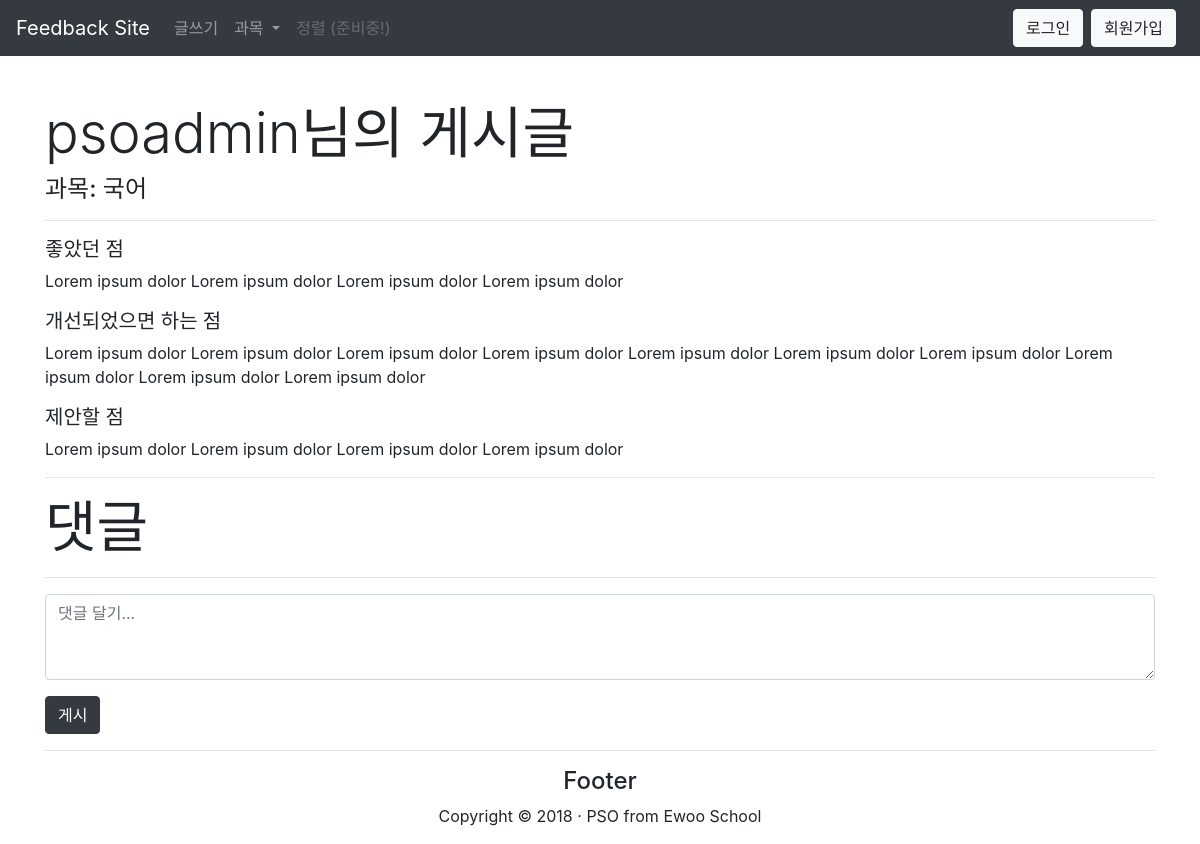
/detail/2/, run on an earlier commit of the app's database.
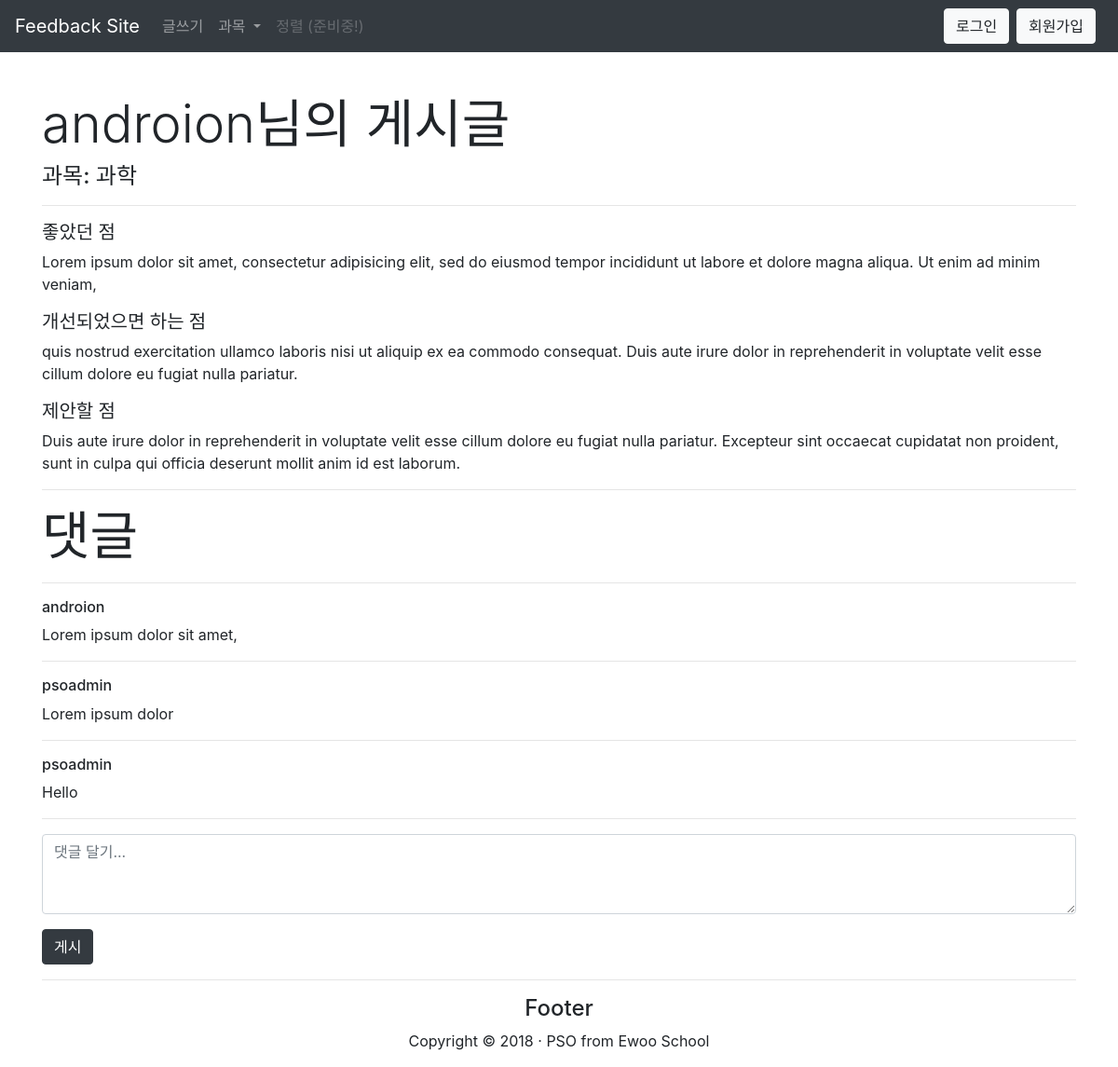
And on a later commit of the database.
### feedback/models.py (models this page shows, shortened)
class Post(models.Model):
    subject = models.ForeignKey('feedback.Subject', default=1, on_delete=models.CASCADE)
    user = models.ForeignKey(User, on_delete=models.CASCADE)
    goodPoint = models.TextField(verbose_name='좋았던 점', default=' ')
    improvingPoint = models.TextField(verbose_name='개선되었으면 하는 점', default=' ')
    anotherPoint = models.TextField(verbose_name='하고싶은 말', default=' ')
    created_date = models.DateTimeField(auto_now=True)
    numOfLike = models.IntegerField(default=0)
    def __str__(self):
        return str(self.user)

class Subject(models.Model):
    subject = models.CharField(max_length=20, verbose_name='과목')
    created_date = models.DateTimeField(auto_now=True)
    def __str__(self):
        return str(self.subject)

class Comment(models.Model):
    post = models.ForeignKey('feedback.Post', on_delete=models.CASCADE)
    user = models.CharField(verbose_name="작성자", max_length=256)
    commentDesc = models.TextField(verbose_name='댓글', default=' ')
    created_date = models.DateTimeField(auto_now=True)
    def __str__(self):
        return str(self.commentDesc)

### feedback/views.py (the view)
# urls.py: url(r'^detail/(?P<post_id>\d+)/$', views.detail, name='detail'),
def detail(request, post_id):
    if request.method == "POST":
        form = CommentForm(request.POST)
        if form.is_valid():
            comment = form.save(commit=False)
            comment.post = Post.objects.get(id = post_id)
            comment.user = request.user
            comment.created_date = timezone.now()
            comment.save()
            return redirect('/detail/{}'.format(post_id))
    else:
        form = CommentForm()
    subjects = Subject.objects.filter(created_date__lte=timezone.now()).order_by('created_date')
    posts = Post.objects.filter(id = post_id)
    comments = Comment.objects.filter(post = post_id).order_by('created_date').reverse()
    return render(request, 'detail.html', {'posts':posts, 'subjects':subjects, 'comments':comments, 'form':form})

### feedback/forms.py
class CommentForm(forms.ModelForm):
    class Meta:
        model = Comment
        fields = ('commentDesc',)

### feedback/templates/detail.html (shortened to what this page needs)
{% extends 'base.html' %}
{% block content %}
    {% for post in posts %}
        <h1 class="display-4">{{ post }}님의 게시글</h1>
        <div class="content">
            <h4 class="category">과목: {{ post.subject }}</h4>
            <hr>
            <h5>좋았던 점</h5>
            <p class="description">{{ post.goodPoint|linebreaksbr }}</p>
            <h5>개선되었으면 하는 점</h5>
            <p class="description">{{ post.improvingPoint|linebreaksbr }}</p>
            <h5>제안할 점</h5>
            <p class="description">{{ post.anotherPoint|linebreaksbr }}</p>
            <hr>
        </div>
        <h1 class="display-4">댓글</h1>
        <hr>
        {% for comment in comments %}
            <div class="content">
                <h6 class="title">{{ comment.user }}</a></h6>
                <p class="description">{{ comment|linebreaksbr }}</p>
                <hr>
            </div>
        {% endfor %}
            <form method="POST">
                <div class="form-group">
                    <textarea name="commentDesc" class="form-control" required id="id_commentDesc" rows="3" placeholder="댓글 달기..."></textarea>
                </div>
                {% if user.is_authenticated %}
                    <button type="submit" class="btn btn-dark">게시</button>
                </form>
                {% else %}
                </form>
                <button class="btn btn-dark" data-toggle="modal" data-target="#loginModal">게시</button>
                {% endif %}
    {% endfor %}
{% endblock %}

### feedback/templates/base.html (shortened to what this page needs)
{% load static %}
<!DOCTYPE html>
<html lang="en">
  <head>
    <link href="{% static 'css/bootstrap-4.0.0.css' %}" rel="stylesheet">
    <link href="{% static 'css/hipster_cards.css' %}" rel="stylesheet"/>
    <link href="{% static 'css/pe-icon-7-stroke.css' %}" rel="stylesheet" />
    <link href="http://maxcdn.bootstrapcdn.com/font-awesome/4.3.0/css/font-awesome.min.css" rel="stylesheet" />
  </head>
  <body>
    <nav class="navbar navbar-expand-lg fixed-top navbar-dark bg-dark">
       <a class="navbar-brand" href="/">Feedback Site</a>
       <div class="collapse navbar-collapse" id="navbarSupportedContent">
          <ul class="navbar-nav mr-auto">
             <li class="nav-item">
              {% if user.is_authenticated %}
                <a href="/write/"{% if request.path == '/write/'%} class="nav-link active" {% else %} class="nav-link" {% endif %}>글쓰기</a>
              {% else %}
                <a class="nav-link" href="#" data-toggle="modal" data-target="#loginModal">글쓰기</a>
              {% endif %}
             </li>
             <li class="nav-item dropdown">
                <a href="#" {% if request.path == '/'%} class="nav-link dropdown-toggle active" {% else %} class="nav-link dropdown-toggle" {% endif %} id="navbarDropdown" role="button" data-toggle="dropdown" aria-haspopup="true" aria-expanded="false">
                과목
                </a>
             </li>
             <li class="nav-item">
                <a class="nav-link disabled" href="#">정렬 (준비중!)</a>
             </li>
          </ul>
		   <div class="btn-toolbar" role="toolbar" aria-label="userSection">
        {% if user.is_authenticated %}
          <div class="navbar-text mr-2 text-light">
            안녕하세요, {{ user.username }}.
          </div>
          <div class="btn-group mr-2" role="group" aria-label="logoutSection">
            <a href="{% url 'logout' %}"><button type="button" class="btn btn-light">로그아웃</button></a>
          </div>
        {% else %}
          <div class="btn-group mr-2" role="group" aria-label="loginSection">
            <a href="{% url 'login' %}"><button type="button" class="btn btn-light">로그인</button></a>
          </div>
          <div class="btn-group mr-2" role="group" aria-label="signupSection">
            <a href="/terms/"><button type="button" class="btn btn-light">회원가입</button></a>
          </div>
        {% endif %}
        </div>
      </div>
    </nav>
    <div class="container" style="padding-top: 100px">
      {% block content %}
      {% endblock %}
      <br>
      <hr>
      <div class="row">
        <div class="text-center col-lg-6 offset-lg-3">
            <h4>Footer</h4>
            <p>Copyright &copy; 2018 &middot; PSO from Ewoo School</p>
        </div>
      </div>
    </div>
  </body>
</html>

### feedback/static/css/hipster_cards.css (style rules this page uses)
body { background-color: ffffff; }
a { color: #2CA8FF; }
.form-control, .input-group-addon, .tagsinput, .navbar, .navbar .alert { -webkit-transition: all 300ms linear; -moz-transition: all 300ms linear; -o-transition: all 300ms linear; -ms-transition: all 300ms linear; transition: all 300ms linear; }

What changed in the data, as far as the page shows it:
removed Post: user.username "psoadmin", subject "국어", goodPoint "Lorem ipsum dolor Lorem ipsum dolor Lorem ipsum dolor Lorem ipsum dolor", improvingPoint "Lorem ipsum dolor Lorem ipsum dolor Lorem ipsum dolor Lorem ipsum dolor Lorem ipsum dolor Lorem ipsum dolor Lorem ipsum dolor Lorem ipsum dolor Lorem ipsum dolor Lorem ipsum dolor", anotherPoint "Lorem ipsum dolor Lorem ipsum dolor Lorem ipsum dolor Lorem ipsum dolor"
added Post: user.username "androion", subject "과학", goodPoint "Lorem ipsum dolor sit amet, consectetur adipisicing elit, sed do eiusmod tempor incididunt ut labore et dolore magna aliqua. Ut enim ad minim veniam,", improvingPoint "quis nostrud exercitation ullamco laboris nisi ut aliquip ex ea commodo consequat. Duis aute irure dolor in reprehenderit in voluptate velit esse cillum dolore eu fugiat nulla pariatur.", anotherPoint "Duis aute irure dolor in reprehenderit in voluptate velit esse cillum dolore eu fugiat nulla pariatur. Excepteur sint occaecat cupidatat non proident, sunt in culpa qui officia deserunt mollit anim id est laborum."
added Comment: user "androion", commentDesc "Lorem ipsum dolor sit amet,"
added Comment: user "psoadmin", commentDesc "Lorem ipsum dolor"
added Comment: user "psoadmin", commentDesc "Hello"
